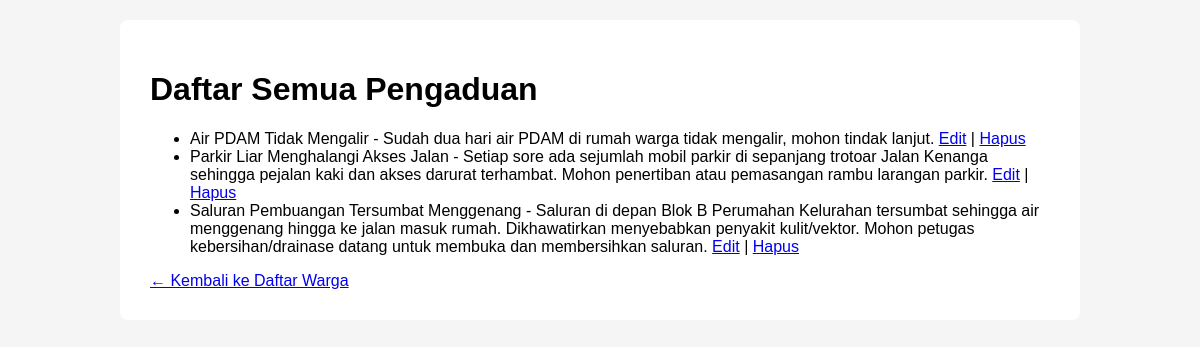
Before: /warga/pengaduan/ with the older database file.
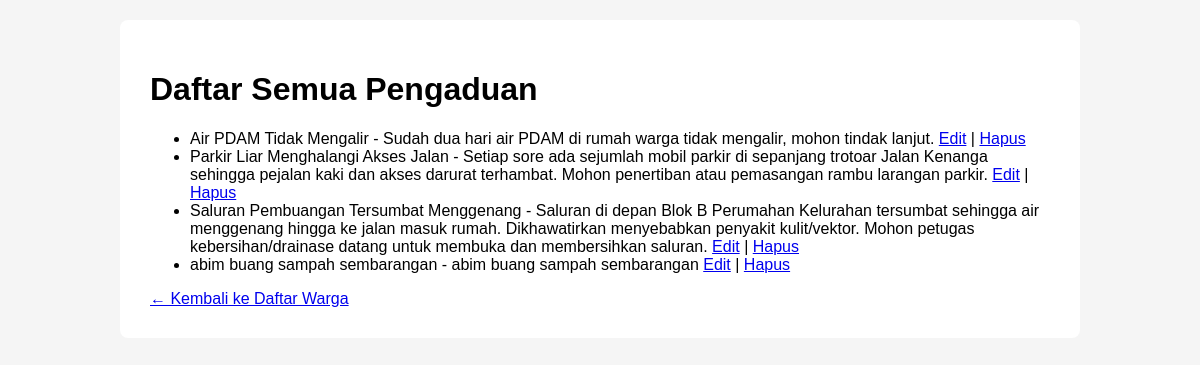
After: the same page with the newer database file.
### warga/models.py (models this page shows, shortened)
class Pengaduan(models.Model):
    STATUS_CHOICES = [
        ('BARU', 'Baru'),
        ('DIPROSES', 'Diproses'),
        ('SELESAI', 'Selesai'),
    ]
    judul = models.CharField(max_length=200)
    deskripsi = models.TextField()
    status = models.CharField(max_length=10, choices=STATUS_CHOICES, default='BARU')
    tanggal_lapor = models.DateTimeField(auto_now_add=True)
    pelapor = models.ForeignKey(Warga, on_delete=models.CASCADE, related_name='pengaduan')

### warga/views.py (the view)
# urls.py: path('pengaduan/', PengaduanListView.as_view(), name='pengaduan-list'),
class PengaduanListView(ListView):
    model = Pengaduan
    template_name = 'warga/pengaduan_list.html'

### warga/templates/warga/pengaduan_list.html (shortened to what this page needs)
<!DOCTYPE html>
<html lang="id">
  <head>
  </head>
  <body>
    <div class="container">
      <h1>Daftar Semua Pengaduan</h1>
      <ul>
        {% for pengaduan in object_list %}
        <li>
          {{ pengaduan.judul }} - {{ pengaduan.deskripsi }}
          <a href="{% url 'pengaduan-edit' pengaduan.pk %}">Edit</a> |
          <a href="{% url 'pengaduan-hapus' pengaduan.pk %}">Hapus</a>
        </li>
        {% empty %}
        <li>Belum ada data pengaduan yang terdaftar</li>
        {% endfor %}
      </ul>
      <a href="{% url 'warga-list' %}">← Kembali ke Daftar Warga</a>
    </div>
  </body>
</html>

Changed rows visible on the page:
added Pengaduan: judul "abim buang sampah sembarangan", deskripsi "abim buang sampah sembarangan"
